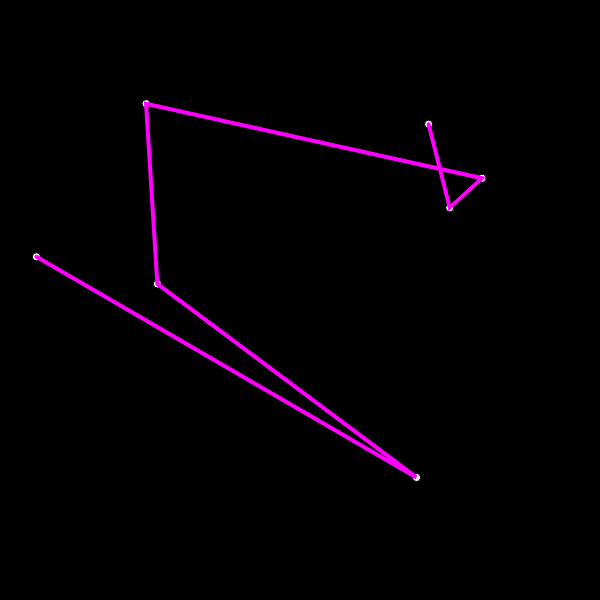
Frame 1 (no input)
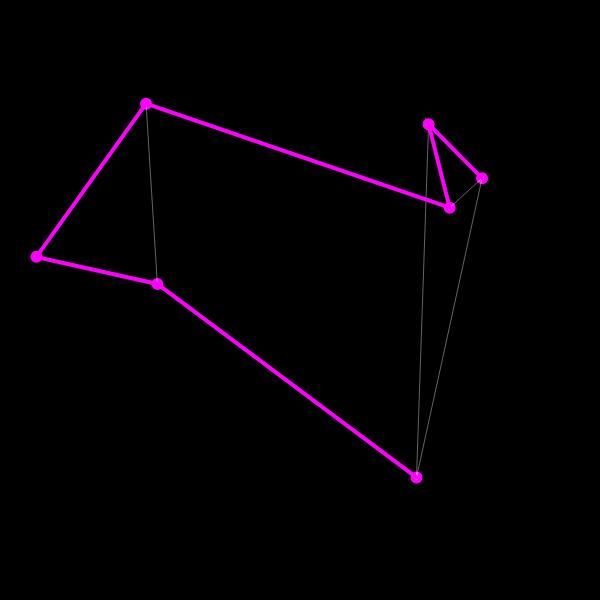
Frame 60 (no input)
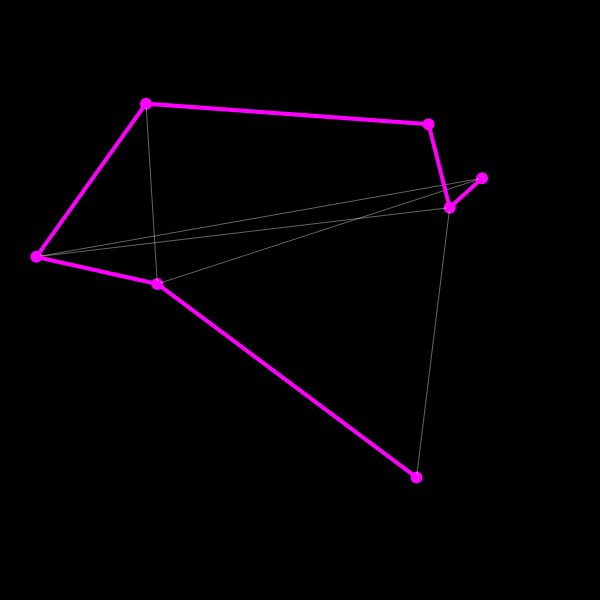
Frame 120 (the mouse pressed at the canvas centre since frame 60)

The p5.js sketch that drew these frames (run headless with seeded random() and noise() and a simulated clock; from frame 60 on, the mouse is pressed at the canvas centre):

// p5.js sketch
// ── sketch.js
var cities = [];
var totalCities = 7;
var citySize = 8;

var i = 0;
var j = 0;
var recordDistance;
var bestPath;

function setup(){
	createCanvas(600, 600);
	reset();
}

function reset() {
	cities = [];
	for (let i = 0; i < totalCities; i++) {
		var v = createVector(random(width), random(height));
		cities.push(v);
	}
	recordDistance = calcDistance(cities);
	bestPath = cities.slice();
}

function draw(){
	background(0);

	// draw cities
	fill(255);
	for (let i = 0; i < cities.length; i++) {
		var c = cities[i];
		ellipse(c.x, c.y, citySize, citySize);
	}

	// draw path;
	stroke(255, 100);
	strokeWeight(1);
	noFill();
	beginShape();
	for (let i = 0; i < cities.length; i++) {
		var c = cities[i];
		vertex(c.x, c.y);
	}
	endShape();
	// draw best path;
	stroke(255, 0, 255);
	strokeWeight(4);
	noFill();
	beginShape();
	for (let i = 0; i < bestPath.length; i++) {
		var c = bestPath[i];
		vertex(c.x, c.y);
	}
	endShape();

	// find new shortest path
	var i = floor(random(cities.length));
	var j = floor(random(cities.length));
	swap(cities, i, j);

	var d = calcDistance(cities);
	if(d < recordDistance) {
		recordDistance = d;
		bestPath = cities.slice();
		console.log(recordDistance);
	}
}

function windowResized() {
  resizeCanvas(600, 600);
	reset();
}

function swap(a, i, j) {
	var temp = a[i];
	a[i] = a[j];
	a[j] = temp;
}

function calcDistance(points) {
	var sum = 0;
	for (let i = 0; i < points.length - 1; i++) {
		const p1 = points[i];
		const p2 = points[i+1];
		var d = sqrDist(p1, p2);
		sum += d;
	}
	return sum;
}

function sqrDist(a, b) {
	var dx = b.x - a.x;
	var dy = b.y - a.y;
	return dx*dx + dy*dy;
}
